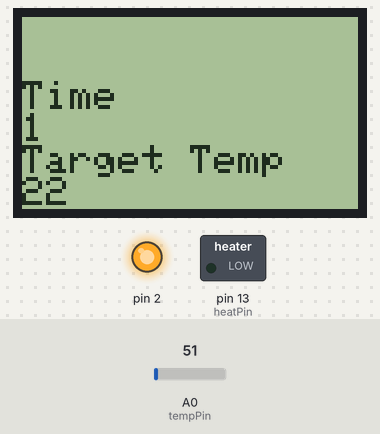
The sketch below on a simulated Arduino Uno, built with avr-gcc and run on an emulated ATmega328P. Shown: 84×48 one-colour display, switched loads named in the sketch (green lamp = pin HIGH), output pins drawn as LEDs (lit = HIGH). The test bench sets the inputs (shaded band); at power-on: A0 (tempPin) = 51. The display library's start-up logo is not drawn; what the sketch prints to the serial monitor is not drawn.

Above: at 1.1 s.

Measured:
- what the display in image 0 shows lasts 1.0 s, from 1.1 s to 2.1 s

The sketch:

Toaster_oven_thermistor_2.ino
```cpp
// (licence header left out)
#include <avr/pgmspace.h>

#include <Adafruit_GFX.h>
#include <Adafruit_PCD8544.h>

const int heatPin =  13;     // the number of the LED pin.  This also controls the heater
int heatState = LOW;         // heatState used to set the LED and heater
long previousMillis = 0;     // will store last time LED/heater was updated
const long interval = 1000;  // interval at which to sample temperature (milliseconds)
const int tempPin = 0;       // Analogue pin for temperature reading
long time = 0;               // Time since start in seconds
bool done=false;             // Flag to indicate that the process has finished

// pin 8 - Serial clock out (SCLK)
// pin 7 - Serial data out (DIN)
// pin 6 - Data/Command select (D/C)
// pin 5 - LCD chip select (CS)
// pin 4 - LCD reset (RST)
Adafruit_PCD8544 display = Adafruit_PCD8544(4, 5, 6, 7, 8);

#define PGM_RD_W(x)  (short)pgm_read_word(&x)

#define OVERSAMPLENR 1

//100k bed thermistor

const short temptable_1[][2] PROGMEM = {
{ 23*OVERSAMPLENR , 300 },
{ 25*OVERSAMPLENR , 295 },
{ 27*OVERSAMPLENR , 290 },
{ 28*OVERSAMPLENR , 285 },
{ 31*OVERSAMPLENR , 280 },
{ 33*OVERSAMPLENR , 275 },
{ 35*OVERSAMPLENR , 270 },
{ 38*OVERSAMPLENR , 265 },
{ 41*OVERSAMPLENR , 260 },
{ 44*OVERSAMPLENR , 255 },
{ 48*OVERSAMPLENR , 250 },
{ 52*OVERSAMPLENR , 245 },
{ 56*OVERSAMPLENR , 240 },
{ 61*OVERSAMPLENR , 235 },
{ 66*OVERSAMPLENR , 230 },
{ 71*OVERSAMPLENR , 225 },
{ 78*OVERSAMPLENR , 220 },
{ 84*OVERSAMPLENR , 215 },
{ 92*OVERSAMPLENR , 210 },
{ 100*OVERSAMPLENR , 205 },
{ 109*OVERSAMPLENR , 200 },
{ 120*OVERSAMPLENR , 195 },
{ 131*OVERSAMPLENR , 190 },
{ 143*OVERSAMPLENR , 185 },
{ 156*OVERSAMPLENR , 180 },
{ 171*OVERSAMPLENR , 175 },
{ 187*OVERSAMPLENR , 170 },
{ 205*OVERSAMPLENR , 165 },
{ 224*OVERSAMPLENR , 160 },
{ 245*OVERSAMPLENR , 155 },
{ 268*OVERSAMPLENR , 150 },
{ 293*OVERSAMPLENR , 145 },
{ 320*OVERSAMPLENR , 140 },
{ 348*OVERSAMPLENR , 135 },
{ 379*OVERSAMPLENR , 130 },
{ 411*OVERSAMPLENR , 125 },
{ 445*OVERSAMPLENR , 120 },
{ 480*OVERSAMPLENR , 115 },
{ 516*OVERSAMPLENR , 110 },
{ 553*OVERSAMPLENR , 105 },
{ 591*OVERSAMPLENR , 100 },
{ 628*OVERSAMPLENR , 95 },
{ 665*OVERSAMPLENR , 90 },
{ 702*OVERSAMPLENR , 85 },
{ 737*OVERSAMPLENR , 80 },
{ 770*OVERSAMPLENR , 75 },
{ 801*OVERSAMPLENR , 70 },
{ 830*OVERSAMPLENR , 65 },
{ 857*OVERSAMPLENR , 60 },
{ 881*OVERSAMPLENR , 55 },
{ 903*OVERSAMPLENR , 50 },
{ 922*OVERSAMPLENR , 45 },
{ 939*OVERSAMPLENR , 40 },
{ 954*OVERSAMPLENR , 35 },
{ 966*OVERSAMPLENR , 30 },
{ 977*OVERSAMPLENR , 25 },
{ 985*OVERSAMPLENR , 20 },
{ 993*OVERSAMPLENR , 15 },
{ 999*OVERSAMPLENR , 10 },
{ 1004*OVERSAMPLENR , 5 },
{ 1008*OVERSAMPLENR , 0 } //safety
};


// The temperature/time profile as {secs, temp}
// This profile is linearly interpolated to get the required temperature at any time.
// PLEN is the number of entries
#define PLEN 9
long profile[PLEN][2] = { {0, 15}, {5, 50}, {90, 120}, {120, 150}, {240, 180}, {280, 225}, {285, 225}, {320, 183}, {350, 0} };

// Linearly interpolate the profile for the current time in secs, t

int target(long t)
{
  if(t <= profile[0][0])
   return profile[0][1];
  if(t >= profile[PLEN-1][0])
  {
   done = true; // We are off the end of the time curve
   return profile[PLEN-1][1];
  }
  for(int i = 1; i < PLEN-1; i++)
  {
     if(t <= profile[i][0])
       return (int)(profile[i-1][1] + ((t - profile[i-1][0])*(profile[i][1] - profile[i-1][1]))/
         (profile[i][0] - profile[i-1][0]));
  }
  return 0;
}

// Function to read thermistor table from Marlin

float analog2temp(int raw) {
    float celsius = 0;
    byte i;
    short (*tt)[][2] = (short (*)[][2])(temptable_1);

//    raw = (1023 * OVERSAMPLENR) - raw;
    for (i=1; i<(sizeof(temptable_1)/sizeof(*temptable_1)); i++)
    {
      if (PGM_RD_W((*tt)[i][0]) > raw)
      {
        celsius = PGM_RD_W((*tt)[i-1][1]) +
          (raw - PGM_RD_W((*tt)[i-1][0])) *
          (float)(PGM_RD_W((*tt)[i][1]) - PGM_RD_W((*tt)[i-1][1])) /
          (float)(PGM_RD_W((*tt)[i][0]) - PGM_RD_W((*tt)[i-1][0]));
        break;
      }
    }

    // Overflow: Set to last value in the table
    if (i == (sizeof(temptable_1)/sizeof(*temptable_1))) celsius = PGM_RD_W((*tt)[i-1][1]);

    return celsius;
}


// Measure the actual temperature from the thermocouple

int rawreading()
{
  return ( analogRead(tempPin) );
}

int temperature()
{
// thermocouple
// return ( 5.0 * analogRead(tempPin) * 100.0) / 1024.0;

// thermistor raw
// return ( analogRead(tempPin) );

// termistor lookup table
return (int)analog2temp(analogRead(tempPin));
}

// Get the show on the road

void setup() {
  display.begin();
  display.setContrast(50);
  display.display(); // show splashscreen
  pinMode(2, OUTPUT);
  digitalWrite(2,HIGH); //turn on backlight
  delay(1000);
  display.clearDisplay();   // clears the screen and buffer

  pinMode(heatPin, OUTPUT);
  pinMode(tempPin, INPUT);
  Serial.begin(9600);
  Serial.println("\n\n\nTime, target, raw, temp");
  //-----LCD Display-------------
  display.setTextColor(BLACK);
  display.setTextSize(1);
  display.println("Time Target Raw Temp");
  display.display();
  done = false;
}

// Go round and round

void loop()
{
  int t;
  unsigned long currentMillis = millis();

  if(currentMillis - previousMillis > interval)
  {
    previousMillis = currentMillis; // set next time

    // Get the actual temperature

    t = temperature();

    // One second has passed

    time++;

    // Find the target temperature

    int tg = target(time);

    // Simple bang-bang temperature control

    if (t < tg)
    {
      heatState = HIGH;
    } else
    {
      heatState = LOW;
    }

    // Turn the heater on or off (and the LED)
    digitalWrite(heatPin, heatState);

    // Keep the user amused
    if(done)
    {
      Serial.print((char)0x07);  // Bell to wake the user up...
      Serial.print((char)0x07);
      display.clearDisplay();
      display.print("FINISHED");
      display.display();
      Serial.print("FINISHED");
    }
    //--------LCD output----------
    display.clearDisplay();
    display.println("Time");
    display.println(time);
    display.println("Target Temp");
    display.println(tg);
    display.println("Actual Temp");
    display.print(t);
    display.display();
    //-------Serial output---------
    Serial.print(time);
    Serial.print(",");
    Serial.print(tg);
    Serial.print(",");
    Serial.print(rawreading());
    Serial.print(",");
    Serial.println(t);

  }
}
```
